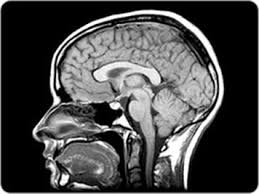
#> input picture Images/mri.jpeg, 259 x 194 px
$ python extract_brain_from_mri.py
#> lines starting #> are read from the running program, lines starting #| are printed output that depends on the picture; after the words box and inside, x2 and y2 are one past the last pixel; in counts of white or black regions, pixels touching at a corner belong together
import cv2 as cv
import numpy as np

img = cv.imread('../Images/mri.jpeg',0)
#> img is the input picture: shape (194, 259); min 0, max 255, mean 71.7
cv.imshow('MRI Scan',img)
cv.waitKey(0)

thresh, binarized = cv.threshold(img,0,255,cv.THRESH_BINARY+cv.THRESH_OTSU)
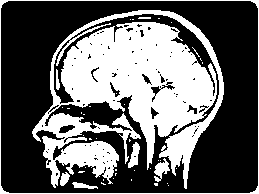
#> binarized: shape (194, 259); 39.1% white; 42 white regions (34 under 20 px), largest, box (x1, y1, x2, y2) and area: (32, 10, 224, 189) 17941, (0, 0, 259, 194) 987, (154, 158, 170, 182) 190
#> thresh = 88
print("Threshold value: ",thresh)
#| Threshold value:  88.0

cv.imshow('Binarized scan',binarized)
cv.waitKey(0)

strel = cv.getStructuringElement(cv.MORPH_ELLIPSE,(5,5))
opening = cv.morphologyEx(binarized,cv.MORPH_OPEN,strel)
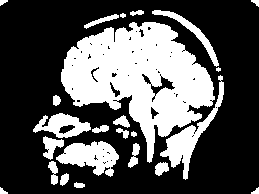
#> opening: shape (194, 259); 33.2% white; 24 white regions (1 under 20 px), largest, box (x1, y1, x2, y2) and area: (61, 22, 215, 163) 11124, (160, 75, 224, 180) 1348, (56, 141, 119, 177) 1307

cv.imshow('After opening',opening)
cv.waitKey(0)

nb_components, output, stats, centroids = cv.connectedComponentsWithStats(opening, connectivity=4)
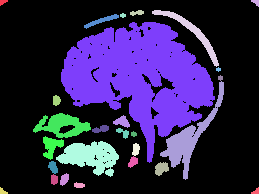
#> output: shape (194, 259) int32; 28 distinct labels, from 0 to 27; one colour per label, 0 black
#> nb_components = 28; stats = 28 rows, first 6: [0, 0, 259, 194, 33561], [0, 0, 8, 6, 30], [251, 0, 8, 7, 33], [130, 10, 14, 6, 54], [152, 10, 67, 57, 546], [120, 13, 6, 5, 22]; centroids = 28 pairs, first value 2.52 to 255.5, second value 1.63 to 191
sizes = stats[:, -1]
#> sizes = 28 values, max 33561 at index 0, min 17 at index 8, mean 1794.5

max_label = 1
max_size = sizes[1]
#> max_size = 30
for i in range(2, nb_components):
    if sizes[i] > max_size:
        max_label = i
        max_size = sizes[i]
#> this loop made 26 passes
#> max_size on passes 1, 2, 3, 6: 33, 54, 546, 11124
#> after the loop, max_label = 7; max_size = 11124

img2 = np.zeros(output.shape)
img2[output == max_label] = 255
cv.imshow("Biggest component", img2)
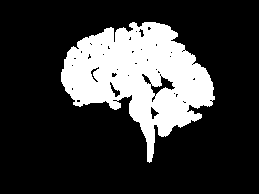
#> window 'Biggest component': shape (194, 259); 22.1% white; 1 white region, box (x1, y1, x2, y2) and area: (61, 22, 215, 163) 11124
cv.waitKey(0)
